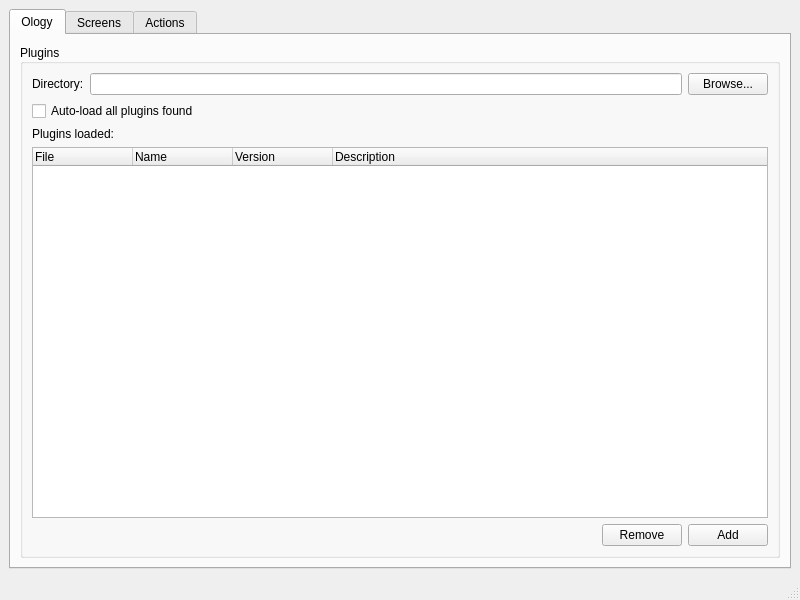
<?xml version="1.0" encoding="UTF-8"?>
<ui version="4.0">
 <class>SettingsEditor</class>
 <widget class="QMainWindow" name="SettingsEditor">
  <property name="geometry">
   <rect>
    <x>0</x>
    <y>0</y>
    <width>800</width>
    <height>600</height>
   </rect>
  </property>
  <property name="windowTitle">
   <string>MainWindow</string>
  </property>
  <widget class="QWidget" name="centralwidget">
   <layout class="QHBoxLayout" name="horizontalLayout">
    <item>
     <widget class="QTabWidget" name="Ology">
      <property name="currentIndex">
       <number>0</number>
      </property>
      <widget class="QWidget" name="tabOlogy">
       <attribute name="title">
        <string>Ology</string>
       </attribute>
       <layout class="QHBoxLayout" name="horizontalLayout_4">
        <item>
         <widget class="QGroupBox" name="groupBox">
          <property name="title">
           <string>Plugins</string>
          </property>
          <property name="alignment">
           <set>Qt::AlignLeading|Qt::AlignLeft|Qt::AlignVCenter</set>
          </property>
          <property name="flat">
           <bool>false</bool>
          </property>
          <property name="checkable">
           <bool>false</bool>
          </property>
          <layout class="QVBoxLayout" name="verticalLayout_2">
           <item>
            <layout class="QHBoxLayout" name="horizontalLayout_2">
             <item>
              <widget class="QLabel" name="label">
               <property name="text">
                <string>Directory:</string>
               </property>
              </widget>
             </item>
             <item>
              <widget class="QLineEdit" name="_pluginDirectory"/>
             </item>
             <item>
              <widget class="QPushButton" name="_pluginDirectoryBrowse">
               <property name="text">
                <string>Browse...</string>
               </property>
              </widget>
             </item>
            </layout>
           </item>
           <item>
            <widget class="QCheckBox" name="_autoLoadPlugins">
             <property name="text">
              <string>Auto-load all plugins found</string>
             </property>
            </widget>
           </item>
           <item>
            <widget class="QWidget" name="widget" native="true">
             <layout class="QVBoxLayout" name="verticalLayout">
              <property name="margin">
               <number>0</number>
              </property>
              <item>
               <widget class="QLabel" name="label_2">
                <property name="text">
                 <string>Plugins loaded:</string>
                </property>
               </widget>
              </item>
              <item>
               <widget class="QTreeWidget" name="_pluginsLoaded">
                <column>
                 <property name="text">
                  <string>File</string>
                 </property>
                </column>
                <column>
                 <property name="text">
                  <string>Name</string>
                 </property>
                </column>
                <column>
                 <property name="text">
                  <string>Version</string>
                 </property>
                </column>
                <column>
                 <property name="text">
                  <string>Description</string>
                 </property>
                </column>
               </widget>
              </item>
              <item>
               <layout class="QHBoxLayout" name="horizontalLayout_3">
                <item>
                 <spacer name="horizontalSpacer">
                  <property name="orientation">
                   <enum>Qt::Horizontal</enum>
                  </property>
                  <property name="sizeHint" stdset="0">
                   <size>
                    <width>40</width>
                    <height>20</height>
                   </size>
                  </property>
                 </spacer>
                </item>
                <item>
                 <widget class="QPushButton" name="_removePluginButton">
                  <property name="text">
                   <string>Remove</string>
                  </property>
                 </widget>
                </item>
                <item>
                 <widget class="QPushButton" name="_addPluginButton">
                  <property name="text">
                   <string>Add</string>
                  </property>
                 </widget>
                </item>
               </layout>
              </item>
             </layout>
            </widget>
           </item>
          </layout>
         </widget>
        </item>
       </layout>
      </widget>
      <widget class="QWidget" name="tab_2">
       <attribute name="title">
        <string>Screens</string>
       </attribute>
      </widget>
      <widget class="QWidget" name="tab">
       <attribute name="title">
        <string>Actions</string>
       </attribute>
      </widget>
     </widget>
    </item>
   </layout>
  </widget>
  <widget class="QMenuBar" name="menubar">
   <property name="geometry">
    <rect>
     <x>0</x>
     <y>0</y>
     <width>800</width>
     <height>25</height>
    </rect>
   </property>
  </widget>
  <widget class="QStatusBar" name="statusbar"/>
 </widget>
 <resources/>
 <connections>
  <connection>
   <sender>_pluginDirectoryBrowse</sender>
   <signal>clicked()</signal>
   <receiver>SettingsEditor</receiver>
   <slot>onPluginDirectoryBrowse()</slot>
   <hints>
    <hint type="sourcelabel">
     <x>719</x>
     <y>121</y>
    </hint>
    <hint type="destinationlabel">
     <x>761</x>
     <y>29</y>
    </hint>
   </hints>
  </connection>
  <connection>
   <sender>_pluginDirectory</sender>
   <signal>textChanged(QString)</signal>
   <receiver>SettingsEditor</receiver>
   <slot>onPluginDirectoryChanged(QString)</slot>
   <hints>
    <hint type="sourcelabel">
     <x>320</x>
     <y>116</y>
    </hint>
    <hint type="destinationlabel">
     <x>421</x>
     <y>28</y>
    </hint>
   </hints>
  </connection>
  <connection>
   <sender>_autoLoadPlugins</sender>
   <signal>toggled(bool)</signal>
   <receiver>SettingsEditor</receiver>
   <slot>onPluginAutoLoadChanged()</slot>
   <hints>
    <hint type="sourcelabel">
     <x>248</x>
     <y>147</y>
    </hint>
    <hint type="destinationlabel">
     <x>289</x>
     <y>30</y>
    </hint>
   </hints>
  </connection>
  <connection>
   <sender>_addPluginButton</sender>
   <signal>clicked()</signal>
   <receiver>SettingsEditor</receiver>
   <slot>onPluginAdd()</slot>
   <hints>
    <hint type="sourcelabel">
     <x>710</x>
     <y>534</y>
    </hint>
    <hint type="destinationlabel">
     <x>727</x>
     <y>573</y>
    </hint>
   </hints>
  </connection>
  <connection>
   <sender>_removePluginButton</sender>
   <signal>clicked()</signal>
   <receiver>SettingsEditor</receiver>
   <slot>onPluginRemove()</slot>
   <hints>
    <hint type="sourcelabel">
     <x>654</x>
     <y>538</y>
    </hint>
    <hint type="destinationlabel">
     <x>660</x>
     <y>576</y>
    </hint>
   </hints>
  </connection>
  <connection>
   <sender>_autoLoadPlugins</sender>
   <signal>toggled(bool)</signal>
   <receiver>_removePluginButton</receiver>
   <slot>setDisabled(bool)</slot>
   <hints>
    <hint type="sourcelabel">
     <x>512</x>
     <y>146</y>
    </hint>
    <hint type="destinationlabel">
     <x>626</x>
     <y>530</y>
    </hint>
   </hints>
  </connection>
  <connection>
   <sender>_autoLoadPlugins</sender>
   <signal>toggled(bool)</signal>
   <receiver>_addPluginButton</receiver>
   <slot>setDisabled(bool)</slot>
   <hints>
    <hint type="sourcelabel">
     <x>585</x>
     <y>145</y>
    </hint>
    <hint type="destinationlabel">
     <x>742</x>
     <y>537</y>
    </hint>
   </hints>
  </connection>
 </connections>
 <slots>
  <slot>onPluginDirectoryChanged(QString)</slot>
  <slot>onPluginAutoLoadChanged()</slot>
  <slot>onPluginDirectoryBrowse()</slot>
  <slot>onPluginAdd()</slot>
  <slot>onPluginRemove()</slot>
 </slots>
</ui>
